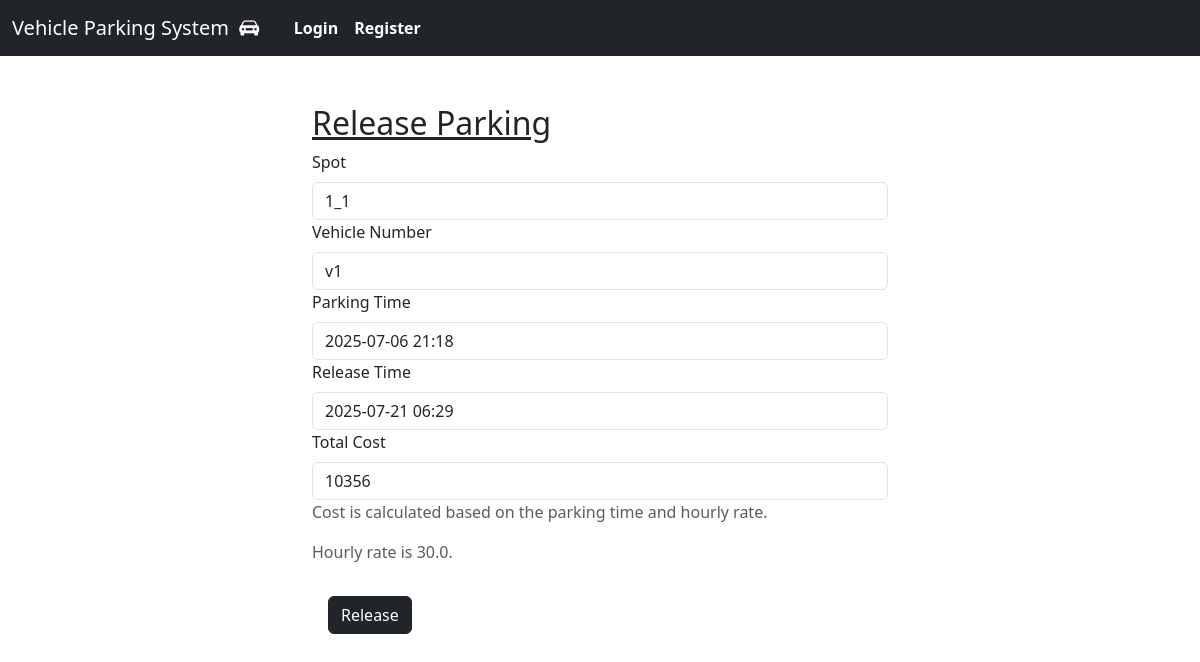
/release_parking/1, run on an earlier commit of the app's database.
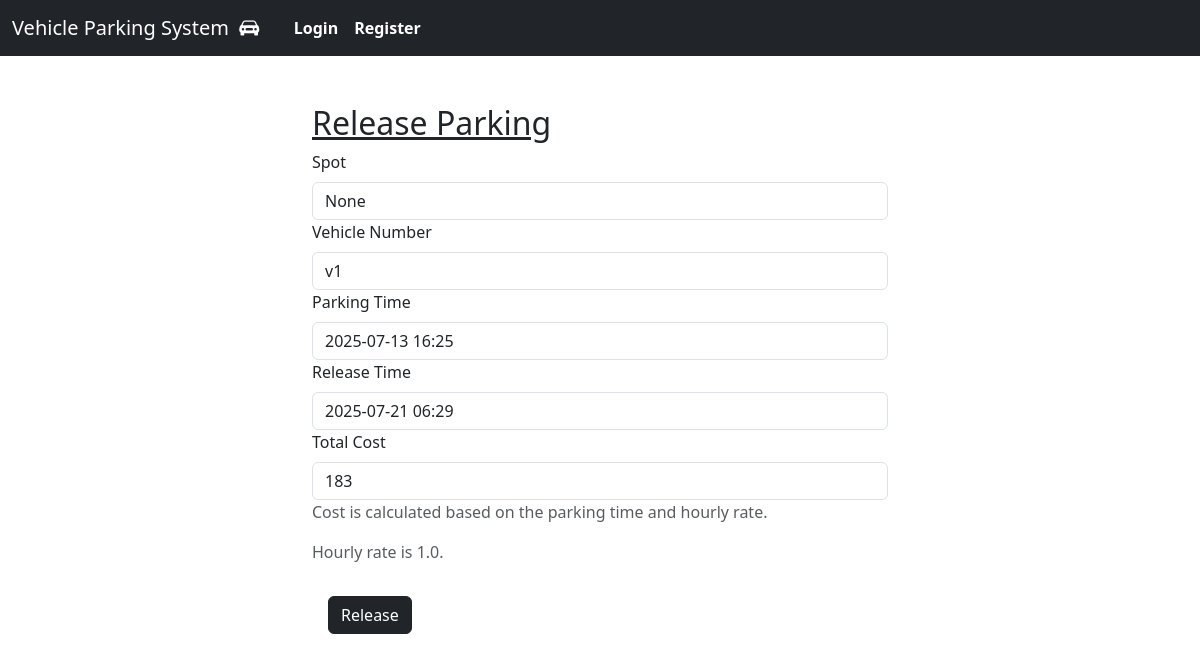
And on a later commit of the database.
### controllers/models.py (models this page shows)
class Reservation(db.Model):
    id = db.Column(db.Integer, primary_key=True, autoincrement=True)
    spot_id = db.Column(db.Integer, db.ForeignKey('parking_spot.spot'), nullable=True)
    user_id = db.Column(db.Integer, db.ForeignKey('user.id'), nullable=False)
    parking_timestamp = db.Column(db.DateTime, nullable=False, default=datetime.utcnow)
    leaving_timestamp = db.Column(db.DateTime, nullable=True)
    parking_cost = db.Column(db.Float, nullable=True)
    vehicle_number = db.Column(db.String(20), nullable=False)
    spot = db.relationship('ParkingSpot', backref='reservations')
    user = db.relationship('User', backref='reservations')

### controllers/general_routes.py (the view, shortened to what this page needs)
@app.route('/release_parking/<int:reservation_id>', methods=['GET', 'POST'])
def release_parking(reservation_id):
    reservation = Reservation.query.get_or_404(reservation_id)
    parking_time = reservation.parking_timestamp.strftime('%Y-%m-%d %H:%M')
    release_time = datetime.now(ZoneInfo("Asia/Kolkata")).strftime('%Y-%m-%d %H:%M')
    fmt = "%Y-%m-%d %H:%M"
    start_dt = datetime.strptime(parking_time, fmt)
    end_dt   = datetime.strptime(release_time, fmt)
    delta = end_dt - start_dt
    hours = delta.total_seconds() / 3600
    hourly_cost = float(reservation.parking_cost)
    cost  = hours * hourly_cost
    cost = math.ceil(cost)
    return render_template('release_parking.html', reservation=reservation,reservation_id=reservation_id,t=release_time ,cost=cost)

### templates/release_parking.html (shortened to what this page needs)
<!DOCTYPE html>
<html lang="en">
<head>
</head>
{% extends 'index.html' %}
    {% block content %}
    <div class="container-fluid">
        <div class="row justify-content-center">
            <div class="col-6 m-3">
                <h2><u>Release Parking</u></h2>
                <form method="post" action="/release_parking/{{ reservation_id }}">
                    <div class="mb-1.5">
                        <label for="spot" class="form-label">Spot</label>
                        <input type="text" class="form-control" id="spot" name="spot" value="{{ reservation.spot_id }}" required>
                    </div>
                    <div class="mb-1.5">
                        <label for="vehicle_number" class="form-label">Vehicle Number</label>
                        <input type="text" class="form-control" id="vehicle_number" name="vehicle_number" value="{{ reservation.vehicle_number }}" required>
                    </div>
                    <div class="mb-1.5">
                        <label for="parking_time" class="form-label">Parking Time</label>
                        <input type="text" class="form-control" id="parking_time" name="parking_time" value="{{ reservation.parking_timestamp.strftime('%Y-%m-%d %H:%M') }}" required>
                    </div>
                    <div class="mb-1.5">
                        <label for="release_time" class="form-label">Release Time</label>
                        <input type="text" class="form-control" id="release_time" name="release_time" value="{{ t }}" required>
                    </div>
                    <div class="mb-1.5">
                        <label for="total_cost" class="form-label">Total Cost</label>
                        <input type="text" class="form-control" id="total_cost" name="total_cost" value="{{ cost }}" required>
                        <p class="text-muted">Cost is calculated based on the parking time and hourly rate.</p>
                        <p class="text-muted">Hourly rate is {{ reservation.parking_cost }}.</p>
                    </div>
                    <button type="submit" class="btn btn-dark m-3">Release</button>
                </form>
            </div>
        </div>
    </div>
    {%endblock%}

What changed in the data, as far as the page shows it:
changed Reservation: spot "1_1" → "None"; parking_time "2025-07-06 21:18" → "2025-07-13 16:25"; parking_cost "30.0" → "1.0"
Also different on the page:
form field total_cost: "10356" → "183"
